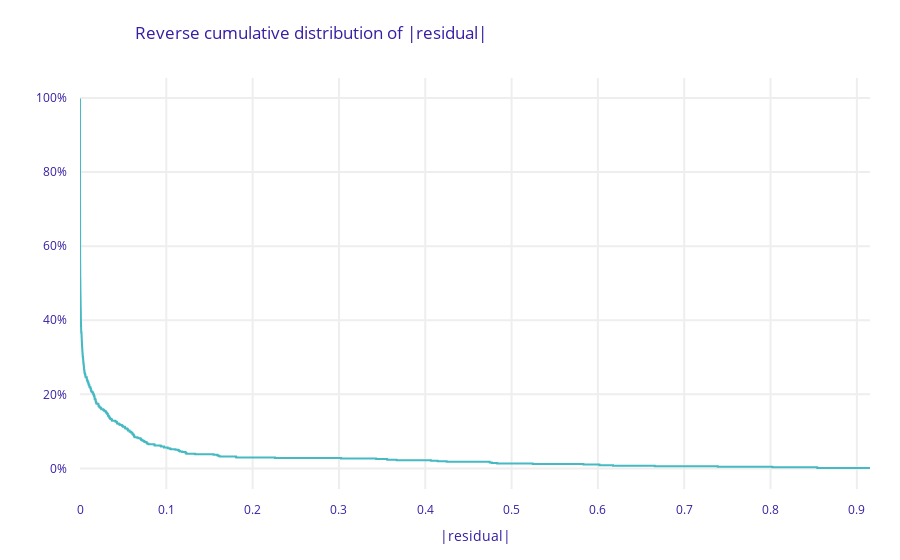

The notebook cell this image was saved under:
### Markdown cell above
Powtórzmy sprawdzanie istotności zmiennych, ale dla zestawu danych z 10 najważniejszymi zmiennymi:

### Code cell
clf.fit(X_train, y_train)
exp2 = dx.Explainer(clf, X_train, y_train)
exp2.model_performance(model_type="classification").plot()

### Figure 1 — Plotly figure (JSON) as saved in the notebook; plotly's stock layout.template omitted (floating-point values rounded to 4 significant figures; data arrays with more than 128 entries replaced by an {"elided": "..."} marker saying what was removed)
{"data": [{"line": {"shape": "hv"}, "marker": {"color": "#46bac2"}, "name": "MLPClassifier", "type": "scatter", "x": {"elided": "675 float values"}, "y": {"elided": "675 float values"}}], "layout": {"font": {"color": "#371ea3"}, "margin": {"b": 71, "r": 30, "t": 78}, "title": {"text": "Reverse cumulative distribution of |residual|", "x": 0.15}, "xaxis": {"automargin": true, "fixedrange": true, "gridwidth": 2, "tickcolor": "white", "ticklen": 10, "ticks": "outside", "title": {"text": "|residual|"}, "type": "linear", "zeroline": false}, "yaxis": {"automargin": true, "fixedrange": true, "gridwidth": 2, "tickcolor": "white", "tickformat": ",.0%", "ticklen": 10, "ticks": "outside", "type": "linear", "zeroline": false}}}
